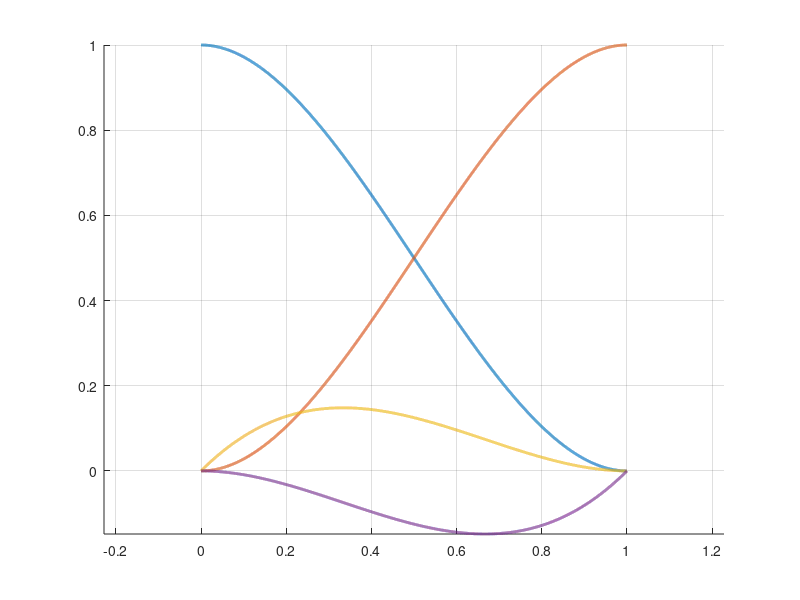

The MATLAB script that drew this image:
function task_1_1_plot_hermite_basis()
    figure;
    hold on;
    grid on;
    axis equal;
    % Range
    x = 0:0.0001:1;
    
    H0 = 2*x.^3 - 3*x.^2 +1 ;
    plot(x,H0,'LineWidth',2);
    
    H1 = -2*x.^3 + 3*x.^2;
    plot(x,H1,'LineWidth',2);
    
    H2 = x.^3 - 2*x.^2 + x;
    plot(x,H2,'LineWidth',2);
    
    H3 = x.^3 - x.^2;
    plot(x,H3,'LineWidth',2);
    
    hold off;
end
